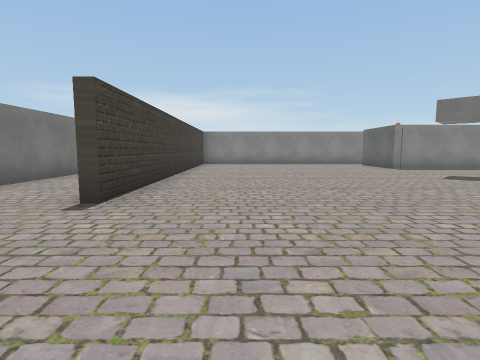
[1] (above)

22 first-person views from a walk through a Unity game level. The camera is 1.3 m above the floor, tilts 6° down and sees 80° across. The floor is counted in squares, 2 m on a side. Each view is taken from the middle of a square. On the plan, view 1 faces up. The plan holds only what a view shows up to about 9 squares ahead; the rest is blank. The player character is not drawn. Door leaves are left out, so doorways stand open. Some surface patterns are stand-ins.

[2]
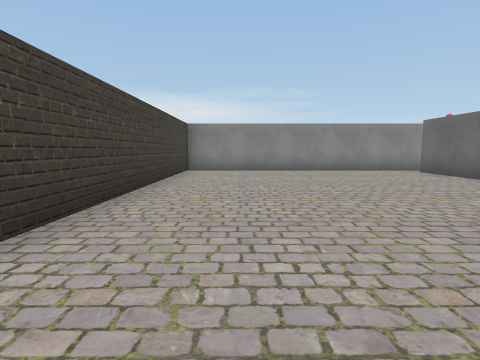

[3]
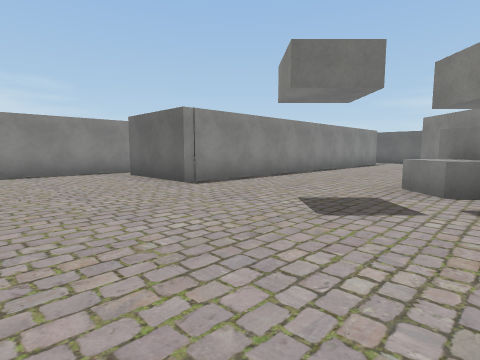

[4]
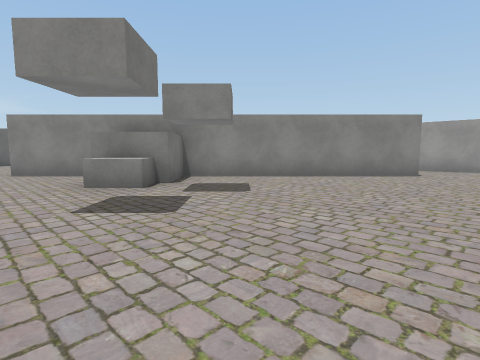

[5]
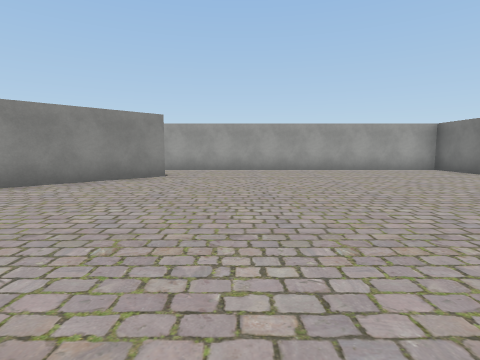

[6]
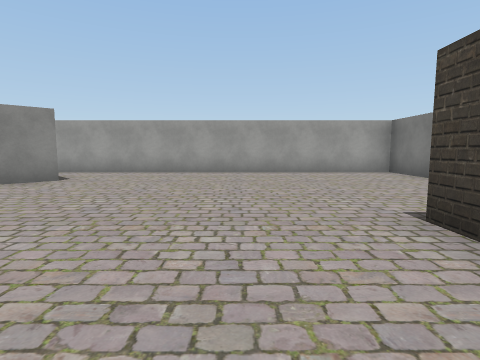

[7]
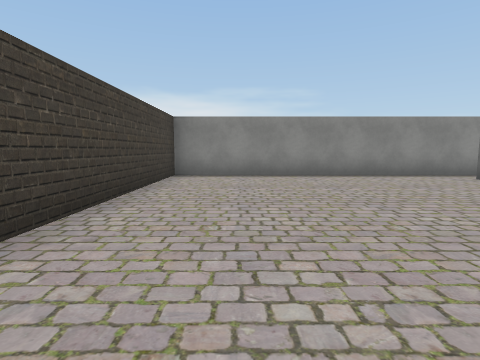

[8]
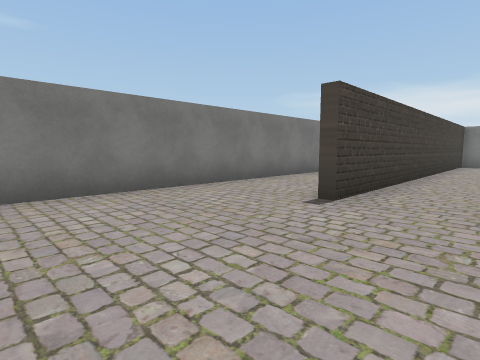

[9]
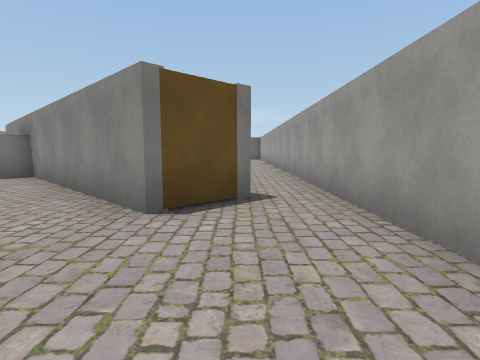

[10]
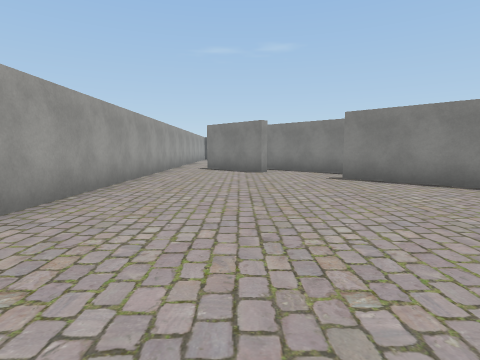

[11]
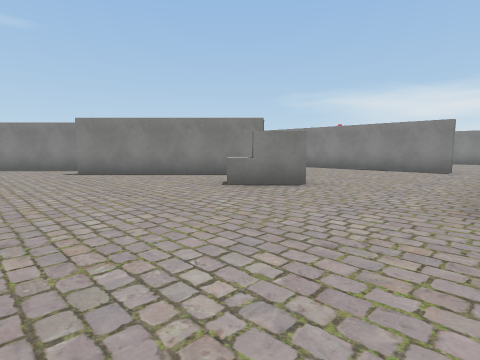

[12]
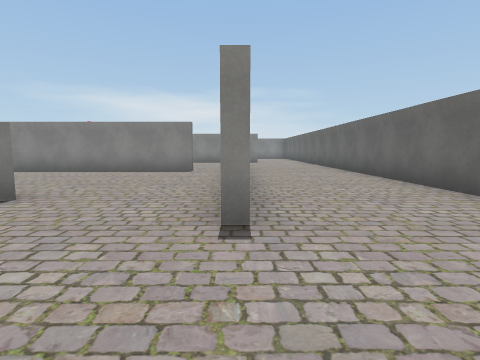

[13]
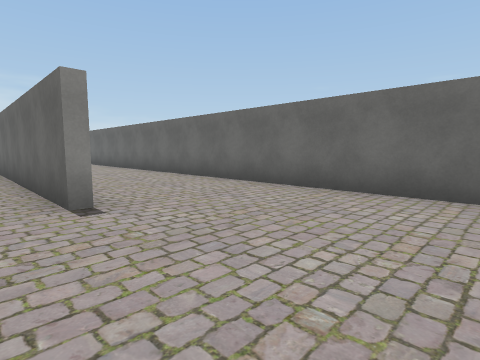

[14]
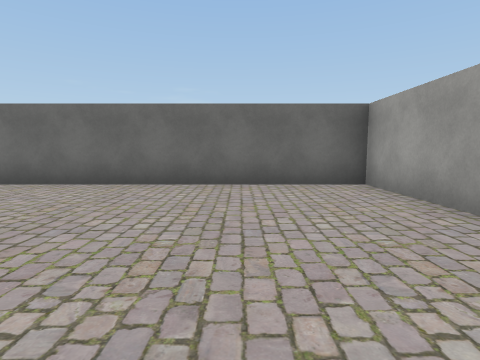

[15]
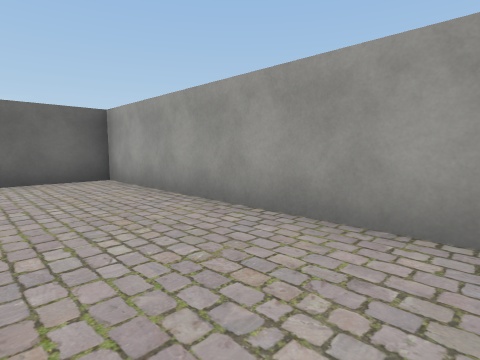

[16]
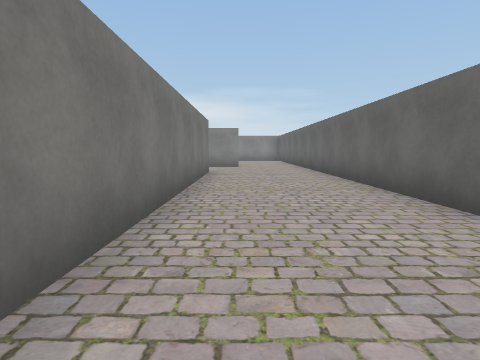

[17]
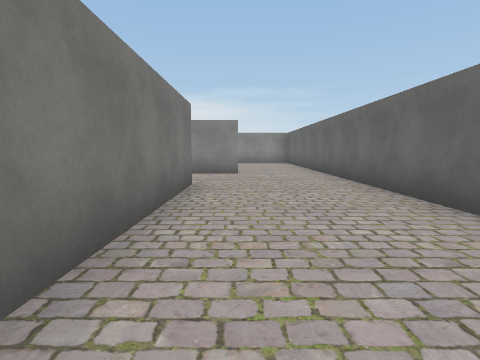

[18]
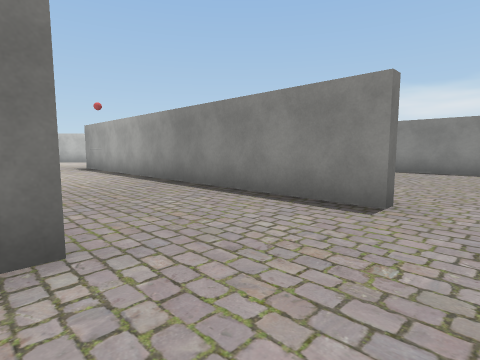

[19]
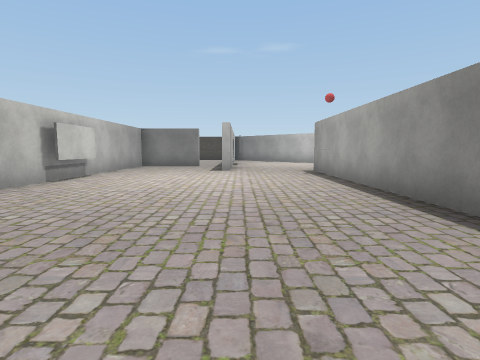

[20]
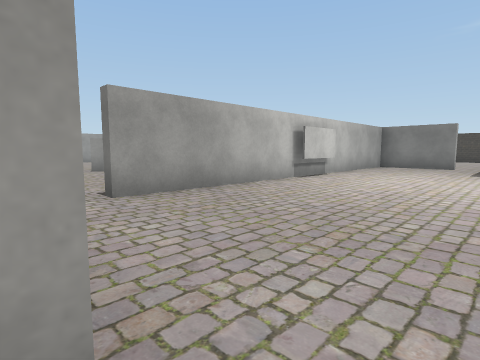

[21]
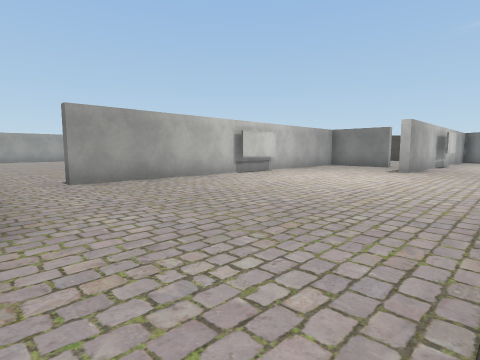

[22]
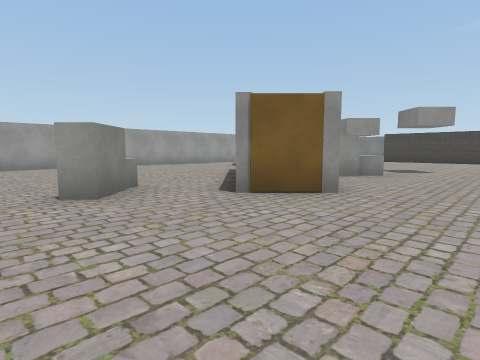

### Floor plan
Ten units are one square. View 1 is at (0, 0); x grows to the right and y downward. Boxes are objects, and circles mark ways between rooms. Rooms are numbered by the first view taken in them; rooms with no view inside come last. Other rooms are left out.
<svg viewBox="-49 -175 258 204">
<path fill="none" stroke="#000" d="M-44 -26 -44 24 55 24M50 12 38 0 79 -40 69 -50 80 -61 83 -58M95 -56 109 -70M62 -134 -17 -134 -17 -34M124 -98 53 -98 53 -124M118 -57 84 -24M109 -70 120 -59M156 -98 124 -98M168 -34 168 -96M96 -104 112 -104M80 -101 156 -101M171 -135 171 -60M72 -29 52 -10M68 -7 59 2M180 -163 80 -163M55 24 204 24 204 -170"/>
<rect x="65" y="-65" width="10" height="10" fill="#bbb"><title>block</title></rect>
<rect x="125" y="-45" width="10" height="10" fill="#bbb"><title>other object</title></rect>
<rect x="125" y="-55" width="10" height="10" fill="#bbb"><title>other object</title></rect>
<rect x="135" y="-55" width="10" height="10" fill="#bbb"><title>other object</title></rect>
<circle cx="115" cy="-85" r="3" fill="#2a7"/>
<circle cx="50" cy="-130" r="3" fill="#2a7"/>
<circle cx="50" cy="20" r="3" fill="#2a7"/>
<text x="20" y="-50">1</text>
<text x="140" y="-70">2</text>
</svg>
Room 1 opens to room 2.

Where each view was taken, in squares from view 1:
view 1: 0 up, 0 right, facing up
view 2: 4 up, 0 right, facing up
view 3: 5 up, 2 right, facing up-right
view 4: 8 up, 2 right, facing down-right
view 5: 7 up, 2 right, facing down
view 6: 6 up, 0 right, facing down
view 7: 6 up, 0 right, facing up
view 8: 0 up, 0 right, facing up-left
view 9: 1 down, 1 right, facing right
view 10: 0 up, 15 right, facing left
view 11: 0 up, 17 right, facing up-left
view 12: 1 up, 17 right, facing up
view 13: 0 up, 16 right, facing up-right
view 14: 0 up, 15 right, facing right
view 15: 0 up, 14 right, facing down-right
view 16: 5 up, 18 right, facing up
view 17: 8 up, 18 right, facing up
view 18: 13 up, 19 right, facing up-left
view 19: 14 up, 17 right, facing left
view 20: 14 up, 17 right, facing down-left
view 21: 16 up, 17 right, facing down-left
view 22: 9 up, 15 right, facing down-left
